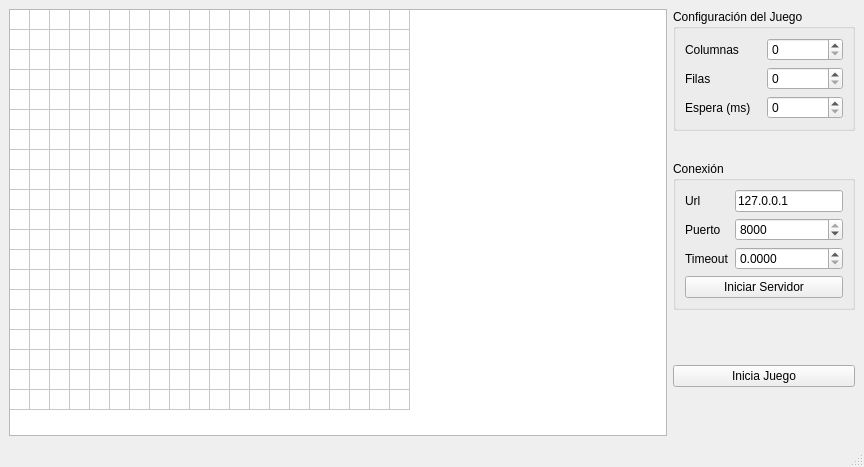
<?xml version="1.0" encoding="UTF-8"?>
<ui version="4.0">
 <class>MainWindow</class>
 <widget class="QMainWindow" name="MainWindow">
  <property name="geometry">
   <rect>
    <x>0</x>
    <y>0</y>
    <width>864</width>
    <height>467</height>
   </rect>
  </property>
  <property name="minimumSize">
   <size>
    <width>0</width>
    <height>0</height>
   </size>
  </property>
  <property name="windowTitle">
   <string>Servidor</string>
  </property>
  <widget class="QWidget" name="centralwidget">
   <layout class="QHBoxLayout" name="horizontalLayout">
    <item>
     <widget class="QTableWidget" name="tableWidget">
      <property name="sizePolicy">
       <sizepolicy hsizetype="Expanding" vsizetype="Expanding">
        <horstretch>0</horstretch>
        <verstretch>0</verstretch>
       </sizepolicy>
      </property>
      <property name="verticalScrollBarPolicy">
       <enum>Qt::ScrollBarAlwaysOff</enum>
      </property>
      <property name="horizontalScrollBarPolicy">
       <enum>Qt::ScrollBarAlwaysOff</enum>
      </property>
      <property name="autoScroll">
       <bool>true</bool>
      </property>
      <property name="dragDropOverwriteMode">
       <bool>true</bool>
      </property>
      <property name="rowCount">
       <number>20</number>
      </property>
      <property name="columnCount">
       <number>20</number>
      </property>
      <attribute name="horizontalHeaderVisible">
       <bool>false</bool>
      </attribute>
      <attribute name="horizontalHeaderDefaultSectionSize">
       <number>20</number>
      </attribute>
      <attribute name="horizontalHeaderHighlightSections">
       <bool>false</bool>
      </attribute>
      <attribute name="horizontalHeaderMinimumSectionSize">
       <number>20</number>
      </attribute>
      <attribute name="verticalHeaderVisible">
       <bool>false</bool>
      </attribute>
      <attribute name="verticalHeaderDefaultSectionSize">
       <number>20</number>
      </attribute>
      <attribute name="verticalHeaderHighlightSections">
       <bool>false</bool>
      </attribute>
      <attribute name="verticalHeaderMinimumSectionSize">
       <number>20</number>
      </attribute>
      <row/>
      <row/>
      <row/>
      <row/>
      <row/>
      <row/>
      <row/>
      <row/>
      <row/>
      <row/>
      <row/>
      <row/>
      <row/>
      <row/>
      <row/>
      <row/>
      <row/>
      <row/>
      <row/>
      <row/>
      <column/>
      <column/>
      <column/>
      <column/>
      <column/>
      <column/>
      <column/>
      <column/>
      <column/>
      <column/>
      <column/>
      <column/>
      <column/>
      <column/>
      <column/>
      <column/>
      <column/>
      <column/>
      <column/>
      <column/>
     </widget>
    </item>
    <item>
     <layout class="QVBoxLayout" name="verticalLayout_2">
      <property name="sizeConstraint">
       <enum>QLayout::SetMinimumSize</enum>
      </property>
      <item>
       <widget class="QGroupBox" name="groupBox">
        <property name="sizePolicy">
         <sizepolicy hsizetype="Preferred" vsizetype="Maximum">
          <horstretch>0</horstretch>
          <verstretch>0</verstretch>
         </sizepolicy>
        </property>
        <property name="title">
         <string>Configuración del Juego</string>
        </property>
        <layout class="QGridLayout" name="gridLayout">
         <item row="0" column="0">
          <widget class="QLabel" name="label_3">
           <property name="text">
            <string>Columnas</string>
           </property>
          </widget>
         </item>
         <item row="2" column="0">
          <widget class="QLabel" name="label_2">
           <property name="text">
            <string>Espera (ms)</string>
           </property>
          </widget>
         </item>
         <item row="2" column="1">
          <widget class="QSpinBox" name="spinBox">
           <property name="maximum">
            <number>250</number>
           </property>
           <property name="value">
            <number>0</number>
           </property>
          </widget>
         </item>
         <item row="0" column="1">
          <widget class="QSpinBox" name="spinBox_2">
           <property name="value">
            <number>0</number>
           </property>
          </widget>
         </item>
         <item row="1" column="1">
          <widget class="QSpinBox" name="spinBox_3">
           <property name="value">
            <number>0</number>
           </property>
          </widget>
         </item>
         <item row="1" column="0">
          <widget class="QLabel" name="label">
           <property name="text">
            <string>Filas</string>
           </property>
          </widget>
         </item>
        </layout>
       </widget>
      </item>
      <item>
       <spacer name="verticalSpacer_4">
        <property name="orientation">
         <enum>Qt::Vertical</enum>
        </property>
        <property name="sizeHint" stdset="0">
         <size>
          <width>20</width>
          <height>40</height>
         </size>
        </property>
       </spacer>
      </item>
      <item>
       <widget class="QGroupBox" name="groupBox_2">
        <property name="sizePolicy">
         <sizepolicy hsizetype="Maximum" vsizetype="Maximum">
          <horstretch>0</horstretch>
          <verstretch>0</verstretch>
         </sizepolicy>
        </property>
        <property name="title">
         <string>Conexión</string>
        </property>
        <layout class="QGridLayout" name="gridLayout_2">
         <item row="0" column="1">
          <spacer name="verticalSpacer_7">
           <property name="orientation">
            <enum>Qt::Vertical</enum>
           </property>
           <property name="sizeHint" stdset="0">
            <size>
             <width>0</width>
             <height>0</height>
            </size>
           </property>
          </spacer>
         </item>
         <item row="2" column="0">
          <widget class="QLabel" name="label_4">
           <property name="text">
            <string>Puerto</string>
           </property>
          </widget>
         </item>
         <item row="1" column="1">
          <widget class="QLineEdit" name="lineEdit">
           <property name="text">
            <string>127.0.0.1</string>
           </property>
          </widget>
         </item>
         <item row="3" column="0">
          <widget class="QLabel" name="label_5">
           <property name="text">
            <string>Timeout</string>
           </property>
          </widget>
         </item>
         <item row="5" column="0" colspan="2">
          <widget class="QPushButton" name="pushButton">
           <property name="text">
            <string>Iniciar Servidor</string>
           </property>
          </widget>
         </item>
         <item row="3" column="1">
          <widget class="QDoubleSpinBox" name="doubleSpinBox">
           <property name="decimals">
            <number>4</number>
           </property>
          </widget>
         </item>
         <item row="1" column="0">
          <widget class="QLabel" name="label_6">
           <property name="text">
            <string>Url</string>
           </property>
          </widget>
         </item>
         <item row="2" column="1">
          <widget class="QSpinBox" name="spinBox_4">
           <property name="maximum">
            <number>8000</number>
           </property>
           <property name="value">
            <number>8000</number>
           </property>
          </widget>
         </item>
        </layout>
       </widget>
      </item>
      <item>
       <spacer name="verticalSpacer_5">
        <property name="orientation">
         <enum>Qt::Vertical</enum>
        </property>
        <property name="sizeHint" stdset="0">
         <size>
          <width>20</width>
          <height>40</height>
         </size>
        </property>
       </spacer>
      </item>
      <item>
       <spacer name="verticalSpacer">
        <property name="orientation">
         <enum>Qt::Vertical</enum>
        </property>
        <property name="sizeHint" stdset="0">
         <size>
          <width>20</width>
          <height>40</height>
         </size>
        </property>
       </spacer>
      </item>
      <item>
       <widget class="QPushButton" name="pushButton_2">
        <property name="text">
         <string>Inicia Juego</string>
        </property>
       </widget>
      </item>
      <item>
       <spacer name="verticalSpacer_2">
        <property name="orientation">
         <enum>Qt::Vertical</enum>
        </property>
        <property name="sizeHint" stdset="0">
         <size>
          <width>20</width>
          <height>40</height>
         </size>
        </property>
       </spacer>
      </item>
      <item>
       <spacer name="verticalSpacer_3">
        <property name="orientation">
         <enum>Qt::Vertical</enum>
        </property>
        <property name="sizeHint" stdset="0">
         <size>
          <width>20</width>
          <height>40</height>
         </size>
        </property>
       </spacer>
      </item>
     </layout>
    </item>
   </layout>
  </widget>
  <widget class="QMenuBar" name="menubar">
   <property name="geometry">
    <rect>
     <x>0</x>
     <y>0</y>
     <width>864</width>
     <height>21</height>
    </rect>
   </property>
  </widget>
  <widget class="QStatusBar" name="statusbar"/>
 </widget>
 <resources/>
 <connections/>
</ui>
